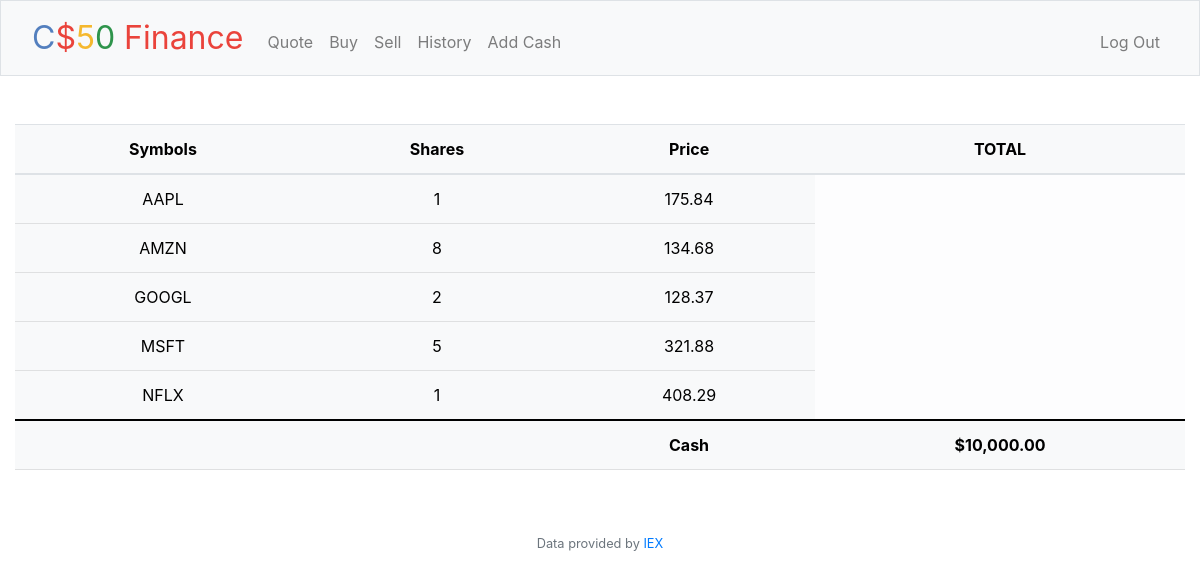
The page / (signed in) on the database its author committed.
### tables this page shows
CREATE TABLE 'transactions' ('id' INTEGER PRIMARY KEY AUTOINCREMENT NOT NULL, 'user_id' INTEGER, 'symbol' TEXT, 'shares' INTEGER, 'price' REAL, 'date' DATETIME);

### app.py (the view)
@app.route("/")
@login_required
def index():
    user_id = session["user_id"]
    transactions_db = db.execute("SELECT symbol, SUM(shares) AS shares, price from transactions WHERE user_id = ? GROUP BY symbol", user_id)
    cash_db = db.execute("SELECT cash FROM users WHERE id = ?", user_id)
    cash = cash_db[0]["cash"]
    return render_template("index.html", database = transactions_db, cash = usd(cash))

### app.py (called while the page is built)
@app.after_request
def after_request(response):
    response.headers["Cache-Control"] = "no-cache, no-store, must-revalidate"
    response.headers["Expires"] = 0
    response.headers["Pragma"] = "no-cache"
    return response

### helpers.py (called while the page is built)
def login_required(f):
    @wraps(f)
    def decorated_function(*args, **kwargs):
        if session.get("user_id") is None:
            return redirect("/login")
        return f(*args, **kwargs)
    return decorated_function

def usd(value):
    return f"${value:,.2f}"

### templates/index.html (shortened to what this page needs)
{% extends "layout.html" %}
{% block main %}
<table class="table table-light">
    <thead>
      <tr>
        <th scope="col">Symbols</th>
        <th scope="col">Shares</th>
        <th scope="col">Price</th>
        <th scope="col">TOTAL</th>
      </tr>
    </thead>
    <tbody>
        {% for row in database %}
            <tr>
                <td>{{ row["symbol"] }}</td>
                <td>{{ row["shares"] }}</td>
                <td>{{ row["price"] }}</td>
            </tr>
        {% endfor %}
    </tbody>
    <tfoot>
        <tr>
            <td></td>
            <td></td>
            <th scope = "1">Cash</th>
            <th scope = "1">{{ cash }}</th>
        </tr>
    </tfoot>
  </table>
{% endblock %}

### rows shown on the page
transactions: symbol "AAPL", shares "1", price "175.84"
transactions: symbol "AMZN", shares "8", price "134.68"
transactions: symbol "GOOGL", shares "2", price "128.37"
transactions: symbol "MSFT", shares "5", price "321.88"
transactions: symbol "NFLX", shares "1", price "408.29"

### other values the page prints
{{ cash }} "$10,000.00"
